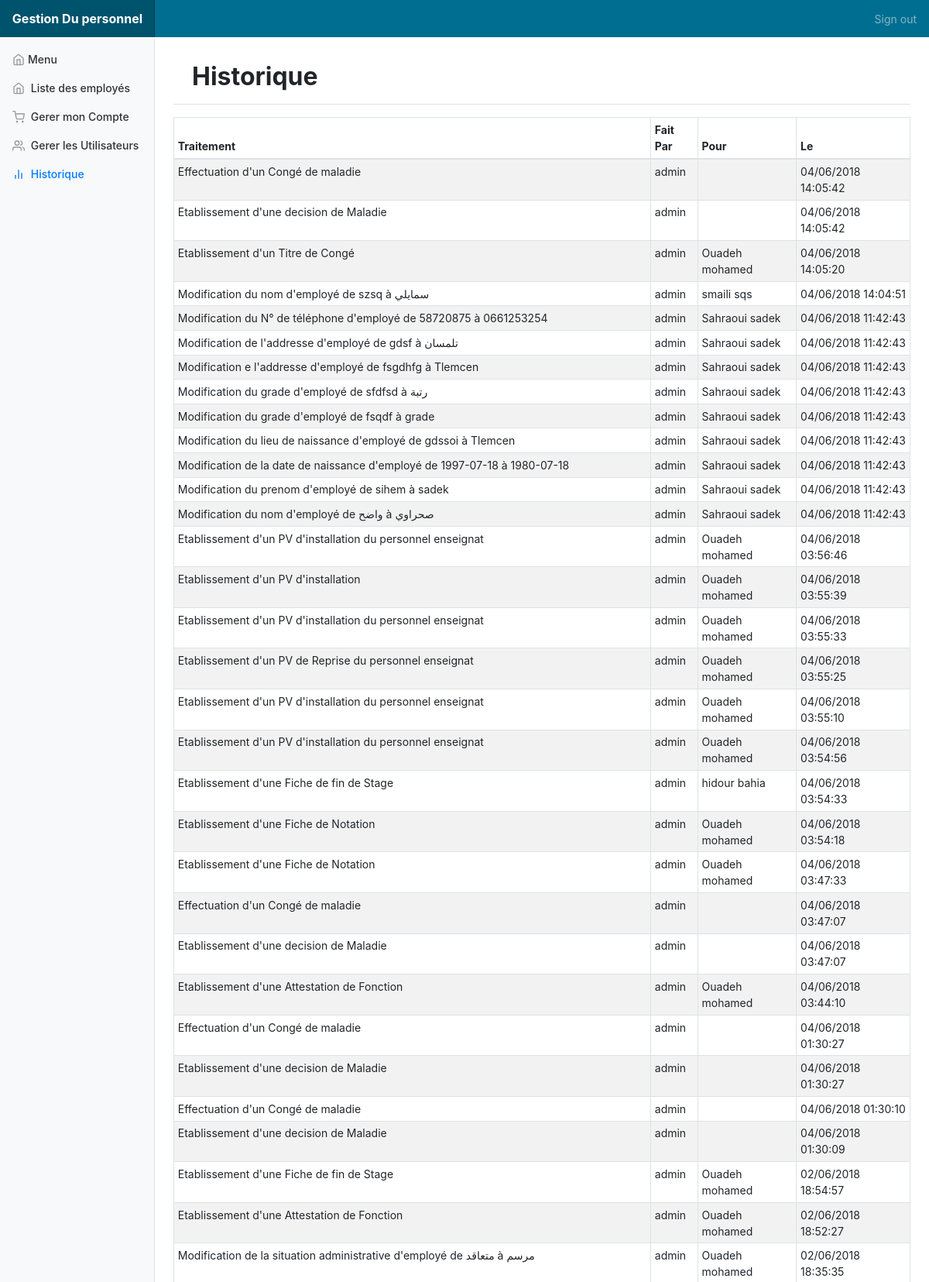
/Historique.php (signed in, upper part), run on the app's committed database.
### tables this page shows
CREATE TABLE IF NOT EXISTS `historique` (
  `CodeH` int(11) NOT NULL AUTO_INCREMENT,
  `Traitement` text,
  `CodeU` int(11) DEFAULT NULL,
  `CodeE` int(11) DEFAULT NULL,
  `dateH` datetime DEFAULT NULL,
  PRIMARY KEY (`CodeH`),
  KEY `FK7` (`CodeU`),
  KEY `FK8` (`CodeE`)
);

CREATE TABLE IF NOT EXISTS `users` (
  `codeU` int(11) NOT NULL AUTO_INCREMENT,
  `NomU` varchar(50) NOT NULL,
  `MotDePasse` varchar(100) NOT NULL,
  `Permission` int(11) NOT NULL,
  `Email` varchar(40) DEFAULT NULL,
  PRIMARY KEY (`codeU`)
);

CREATE TABLE IF NOT EXISTS `employe` (
  `idEmploye` int(11) NOT NULL AUTO_INCREMENT,
  `NomFr` varchar(20) DEFAULT NULL,
  `NomAr` varchar(20) NOT NULL,
  `PrenomFr` varchar(30) DEFAULT NULL,
  `PrenomAr` varchar(30) NOT NULL,
  `DateN` date NOT NULL,
  `LieuNFR` varchar(20) DEFAULT NULL,
  `LieuNAR` varchar(20) NOT NULL,
  `FonctionFr` varchar(20) DEFAULT NULL,
  `FonctionAr` varchar(20) NOT NULL,
  `GradeFr` varchar(30) DEFAULT NULL,
  `GradeAr` varchar(30) NOT NULL,
  `AdresseFR` varchar(60) DEFAULT NULL,
  `AdresseAr` varchar(60) DEFAULT NULL,
  `NumIdProf` varchar(12) DEFAULT NULL,
  `NumTel` varchar(10) DEFAULT NULL,
  `SitFam` int(11) DEFAULT NULL,
  `sexe` int(11) DEFAULT NULL,
  `SitAdm` int(11) DEFAULT NULL,
  `Echellon` int(11) DEFAULT NULL,
  `diplome` varchar(50) DEFAULT NULL,
  `DateDE` date DEFAULT NULL,
  `DateIN` date DEFAULT NULL,
  PRIMARY KEY (`idEmploye`)
);

### Historique.php (the view, shortened to what this page needs)
<!doctype html>
<html lang="fr">
    <head>
        <link href="bootstrap/css/bootstrap.min.css" rel="stylesheet">
        <link href="dashboard.css" rel="stylesheet">
        <link rel="stylesheet" href="jquery-ui-1.12.1/jquery-ui.css">
        <link href="jQuery-contextMenu-master/dist/jquery.contextMenu.css" rel="stylesheet">
    </head>
    <body>
      <?php
          include('navbar.php');
      ?>
      <nav class="col-md-2 d-none d-md-block bg-light sidebar" style="margin-top: 50px">
  <div class="sidebar-sticky">
    <ul class="nav flex-column">
      <li class="nav-item">
        <a class="nav-link"  href="dashboard.php"><span data-feather="home"></span>Menu<span class="sr-only"></span></a>
      </li>
      <li class="nav-item">
        <a class="nav-link"  href="employe.php"><span data-feather="home"></span> Liste des employés<span class="sr-only"></span></a>
      </li>
      <li class="nav-item">
        <a class="nav-link" href="Profile.php"> <span data-feather="shopping-cart"></span> Gerer mon Compte </a>
      </li>
      <?php
        if ($_SESSION['Permission']==1) {
       ?>
      <li class="nav-item">
        <a class="nav-link" href="Users.php"> <span data-feather="users"></span> Gerer les Utilisateurs </a>
      </li>
      <?php
        }
       ?>
      <li class="nav-item">
        <a class="nav-link active text-capitalize" href="Historique.php"> <span data-feather="bar-chart-2"></span> Historique </a>
      </li>
    </ul>
  </div>
</nav>
      <main role="main" class="col-md-9 ml-sm-auto col-lg-10 pt-3 px-4">
      <div id="Français">
          <div class="d-flex justify-content-between flex-wrap flex-md-nowrap align-items-center  pb-2 mb-3 border-bottom pt-3 px-4">
              <h1 class="h2 text-capitalize"><b>Historique</b></h1>
          </div>
         <?php
              include('database.php');
    try
    {
        $bd = new PDO("mysql:host=$host;dbname=$dbname;charset=utf8", $un, $pw);
    }
    catch(Exception $e)
    {
        die('Erreur : '.$e->getMessage());
    }
         ?>
          <div  class="table-responsive" style="width: 100%;">
              <table id="ttable" class="table table-striped table-sm table-bordered table-ba table-hover" style=" margin-right: 2%">
                  <thead>
                      <tr>
                          <th onclick="sortTable(1)">Traitement</th>
                          <th onclick="sortTable(2)">Fait Par</th>
                          <th onclick="sortTable(3)">Pour</th>
                          <th onclick="sortTable(4)">Le</th>
                      </tr>
                  </thead>
                  <tbody>
                      <?php
                          $reponse = $bd->query("SELECT * FROM Historique ORDER BY CodeH desc LIMIT 100;" );
                          while ($donnees = $reponse->fetch())
                          {
                      ?>
                      <tr>
                          <td><?php echo $donnees['Traitement']; ?></td>
                          <td>
                            <?php
                            $sql = "SELECT NomU FROM users WHERE CodeU = ? ";
                            $stmt = $bd->prepare($sql);
                            $stmt->execute([$donnees['CodeU']]);
                            $nomu = $stmt->fetchColumn();
                            echo ($nomu);
                             ?>
                          </td>
                          <td>
                            <?php
                            $sql = "SELECT NomFr,PrenomFr FROM employe WHERE idEmploye = ? ";
                            $stmt = $bd->prepare($sql);
                            $stmt->execute([$donnees['CodeE']]);
                            $emp = $stmt->fetch();
                            echo ($emp['NomFr'] . " " . $emp['PrenomFr']);
                             ?>
                          </td>
                          <td>
                            <?php
                            echo (date_format(date_create_from_format('Y-m-d H:i:s', $donnees['dateH']),"d/m/Y H:i:s"));
                             ?>
                          </td>
                      </tr>
                        <?php
                            }
                         ?>
                  </tbody>
              </table>
          </div>
      </div>
</main>
  </body>
</html>

### dashboard.css (style rules this page uses)
body { font-size: .875rem; width: 100%; }
.feather { width: 16px; height: 16px; vertical-align: text-bottom; }
.sidebar { position: fixed; top: 0; bottom: 0; left: 0; z-index: 100; padding: 0; box-shadow: inset -1px 0 0 rgba(0, 0, 0, .1); }
.sidebar-sticky { position: -webkit-sticky; position: sticky; top: 48px; height: calc(100vh - 48px); padding-top: .5rem; overflow-x: hidden; overflow-y: auto; }
.sidebar .nav-link { font-weight: 500; color: #333; }
.sidebar .nav-link .feather { margin-right: 4px; color: #999; }
.sidebar .nav-link.active { color: #007bff; }
.sidebar .nav-link:hover .feather, .sidebar .nav-link.active .feather { color: inherit; }
.border-bottom { border-bottom: 1px solid #e5e5e5; }

### data on the page
historique: Traitement "Effectuation d'un Congé de maladie", users.NomU "admin", dateH "04/06/2018 14:05:42"
historique: Traitement "Etablissement d'une decision de Maladie", users.NomU "admin", dateH "04/06/2018 14:05:42"
historique: Traitement "Etablissement d'un Titre de Congé", users.NomU "admin", employe.NomFr "Ouadeh", employe.PrenomFr "mohamed", dateH "04/06/2018 14:05:20"
historique: Traitement "Modification du nom d'employé de szsq à سمايلي", users.NomU "admin", employe.NomFr "smaili", employe.PrenomFr "sqs", dateH "04/06/2018 14:04:51"
historique: Traitement "Modification du N° de téléphone d'employé de 58720875 à 0661253254", users.NomU "admin", employe.NomFr "Sahraoui", employe.PrenomFr "sadek", dateH "04/06/2018 11:42:43"
historique: Traitement "Modification de l'addresse d'employé de gdsf à تلمسان", users.NomU "admin", employe.NomFr "Sahraoui", employe.PrenomFr "sadek", dateH "04/06/2018 11:42:43"
historique: Traitement "Modification e l'addresse d'employé de fsgdhfg à Tlemcen", users.NomU "admin", employe.NomFr "Sahraoui", employe.PrenomFr "sadek", dateH "04/06/2018 11:42:43"
historique: Traitement "Modification du grade d'employé de sfdfsd à رتبة", users.NomU "admin", employe.NomFr "Sahraoui", employe.PrenomFr "sadek", dateH "04/06/2018 11:42:43"
historique: Traitement "Modification du grade d'employé de fsqdf à grade", users.NomU "admin", employe.NomFr "Sahraoui", employe.PrenomFr "sadek", dateH "04/06/2018 11:42:43"
historique: Traitement "Modification du lieu de naissance d'employé de gdssoi à Tlemcen", users.NomU "admin", employe.NomFr "Sahraoui", employe.PrenomFr "sadek", dateH "04/06/2018 11:42:43"
historique: Traitement "Modification de la date de naissance d'employé de 1997-07-18 à 1980-07-18", users.NomU "admin", employe.NomFr "Sahraoui", employe.PrenomFr "sadek", dateH "04/06/2018 11:42:43"
historique: Traitement "Modification du prenom d'employé de sihem à sadek", users.NomU "admin", employe.NomFr "Sahraoui", employe.PrenomFr "sadek", dateH "04/06/2018 11:42:43"
historique: Traitement "Modification du nom d'employé de واضح à صحراوي", users.NomU "admin", employe.NomFr "Sahraoui", employe.PrenomFr "sadek", dateH "04/06/2018 11:42:43"
historique: Traitement "Etablissement d'un PV d'installation du personnel enseignat", users.NomU "admin", employe.NomFr "Ouadeh", employe.PrenomFr "mohamed", dateH "04/06/2018 03:56:46"
historique: Traitement "Etablissement d'un PV d'installation", users.NomU "admin", employe.NomFr "Ouadeh", employe.PrenomFr "mohamed", dateH "04/06/2018 03:55:39"
historique: Traitement "Etablissement d'un PV d'installation du personnel enseignat", users.NomU "admin", employe.NomFr "Ouadeh", employe.PrenomFr "mohamed", dateH "04/06/2018 03:55:33"
historique: Traitement "Etablissement d'un PV de Reprise du personnel enseignat", users.NomU "admin", employe.NomFr "Ouadeh", employe.PrenomFr "mohamed", dateH "04/06/2018 03:55:25"
historique: Traitement "Etablissement d'un PV d'installation du personnel enseignat", users.NomU "admin", employe.NomFr "Ouadeh", employe.PrenomFr "mohamed", dateH "04/06/2018 03:55:10"
historique: Traitement "Etablissement d'un PV d'installation du personnel enseignat", users.NomU "admin", employe.NomFr "Ouadeh", employe.PrenomFr "mohamed", dateH "04/06/2018 03:54:56"
historique: Traitement "Etablissement d'une Fiche de fin de Stage", users.NomU "admin", employe.NomFr "hidour", employe.PrenomFr "bahia", dateH "04/06/2018 03:54:33"
historique: Traitement "Etablissement d'une Fiche de Notation", users.NomU "admin", employe.NomFr "Ouadeh", employe.PrenomFr "mohamed", dateH "04/06/2018 03:54:18"
historique: Traitement "Etablissement d'une Fiche de Notation", users.NomU "admin", employe.NomFr "Ouadeh", employe.PrenomFr "mohamed", dateH "04/06/2018 03:47:33"
historique: Traitement "Effectuation d'un Congé de maladie", users.NomU "admin", dateH "04/06/2018 03:47:07"
historique: Traitement "Etablissement d'une decision de Maladie", users.NomU "admin", dateH "04/06/2018 03:47:07"
historique: Traitement "Etablissement d'une Attestation de Fonction", users.NomU "admin", employe.NomFr "Ouadeh", employe.PrenomFr "mohamed", dateH "04/06/2018 03:44:10"
historique: Traitement "Effectuation d'un Congé de maladie", users.NomU "admin", dateH "04/06/2018 01:30:27"
historique: Traitement "Etablissement d'une decision de Maladie", users.NomU "admin", dateH "04/06/2018 01:30:27"
historique: Traitement "Effectuation d'un Congé de maladie", users.NomU "admin", dateH "04/06/2018 01:30:10"
historique: Traitement "Etablissement d'une decision de Maladie", users.NomU "admin", dateH "04/06/2018 01:30:09"
historique: Traitement "Etablissement d'une Fiche de fin de Stage", users.NomU "admin", employe.NomFr "Ouadeh", employe.PrenomFr "mohamed", dateH "02/06/2018 18:54:57"
historique: Traitement "Etablissement d'une Attestation de Fonction", users.NomU "admin", employe.NomFr "Ouadeh", employe.PrenomFr "mohamed", dateH "02/06/2018 18:52:27"
historique: Traitement "Modification de la situation administrative d'employé de متعاقد à مرسم", users.NomU "admin", employe.NomFr "Ouadeh", employe.PrenomFr "mohamed", dateH "02/06/2018 18:35:35"
